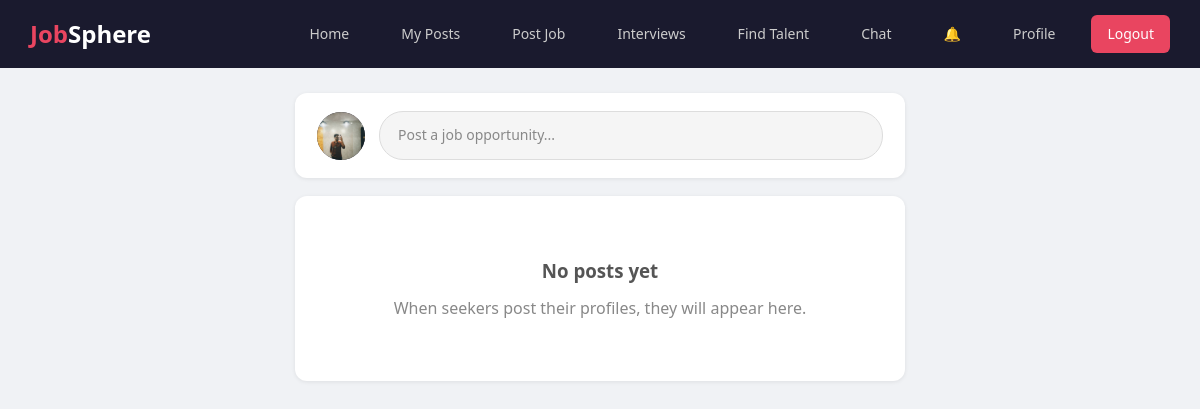
The app's page /recruitments/feed/ (signed in), older data.
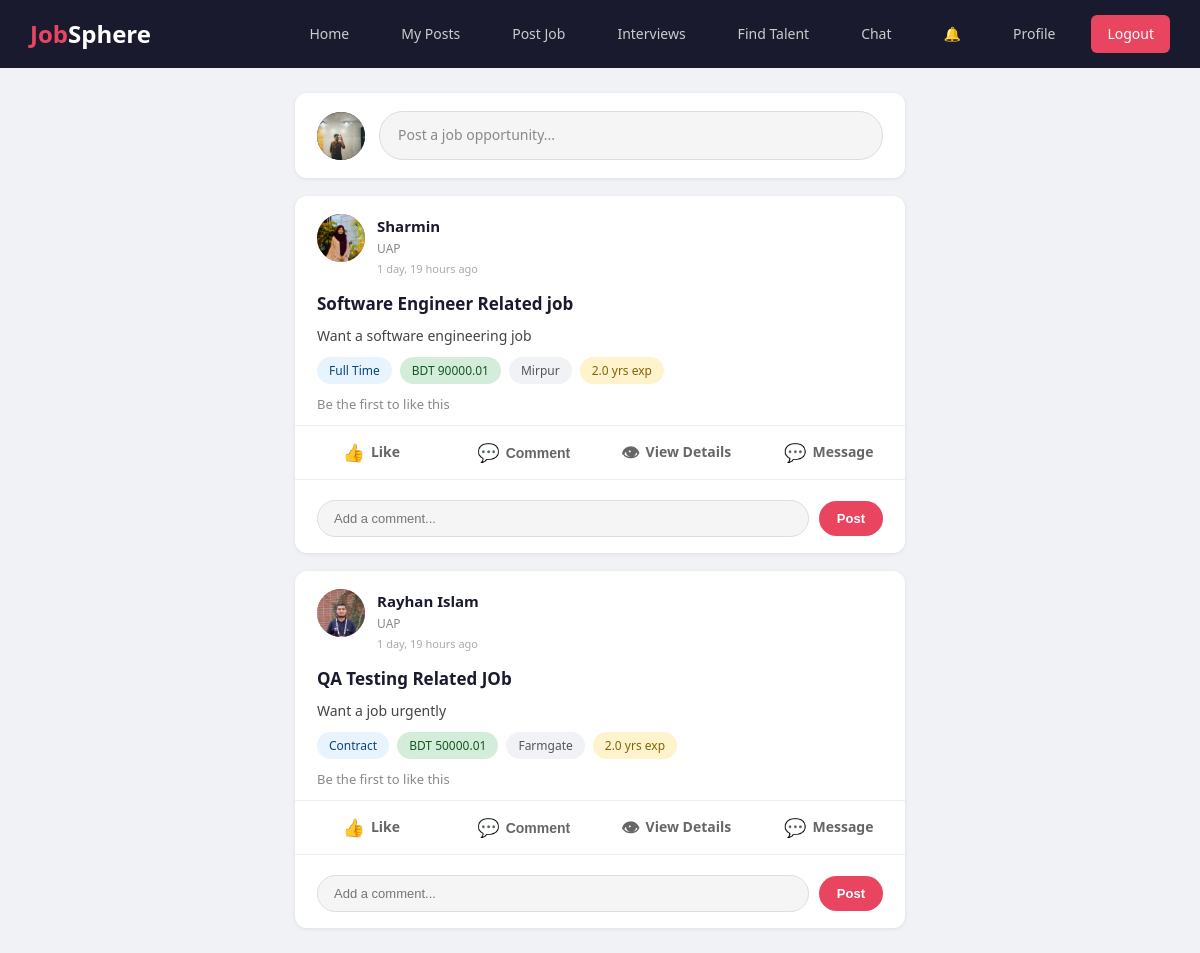
The same page, newer data.
### users/models.py (models this page shows, shortened)
class User(AbstractBaseUser):
    USER_TYPE_CHOICES = [
        ('seeker', 'Job Seeker'),
        ('recruiter', 'Recruiter'),
        ('admin', 'Admin'),
    ]
    email = models.EmailField(unique=True)
    name = models.CharField(max_length=100)
    user_type = models.CharField(max_length=10, choices=USER_TYPE_CHOICES)
    phone_num = models.CharField(max_length=20, blank=True, null=True)
    profile_pic = models.ImageField(upload_to='profile_pics/', blank=True, null=True)
    is_active = models.BooleanField(default=True)
    is_admin = models.BooleanField(default=False)
    is_staff = models.BooleanField(default=False)
    is_superuser = models.BooleanField(default=False)
    objects = UserManager()
    USERNAME_FIELD = 'email'
    REQUIRED_FIELDS = ['name']

class JobSeeker(models.Model):
    user = models.OneToOneField(User, on_delete=models.CASCADE, related_name='seeker_profile')
    bio = models.TextField(blank=True, null=True)
    cgpa = models.FloatField(blank=True, null=True)
    experience_years = models.IntegerField(default=0)
    education = models.CharField(max_length=200, blank=True, null=True)
    career_goals = models.TextField(blank=True, null=True)
    resume = models.FileField(upload_to='resumes/', blank=True, null=True)
    location = models.CharField(max_length=200, blank=True, null=True)
    skills_text = models.TextField(blank=True, null=True)

### recruitments/models.py (models this page shows, shortened)
class JobPost(models.Model):
    POSTER_TYPE_CHOICES = [
        ('recruiter', 'Recruiter'),
        ('seeker', 'Seeker'),
    ]
    JOB_TYPE_CHOICES = [
        ('fullTime', 'Full Time'),
        ('partTime', 'Part Time'),
        ('remote', 'Remote'),
        ('contract', 'Contract'),
    ]
    STATUS_CHOICES = [
        ('active', 'Active'),
        ('closed', 'Closed'),
    ]
    poster = models.ForeignKey(User, on_delete=models.CASCADE, related_name='job_posts')
    poster_type = models.CharField(max_length=10, choices=POSTER_TYPE_CHOICES, default='recruiter')
    title = models.CharField(max_length=200)
    description = models.TextField()
    location = models.CharField(max_length=200, blank=True, null=True)
    job_type = models.CharField(max_length=10, choices=JOB_TYPE_CHOICES, default='fullTime')
    salary = models.DecimalField(max_digits=10, decimal_places=2, blank=True, null=True)
    number_of_available_seats = models.IntegerField(default=1)
    required_experience = models.FloatField(default=0)
    skills_text = models.TextField(blank=True, null=True)
    application_count = models.IntegerField(default=0)
    status = models.CharField(max_length=10, choices=STATUS_CHOICES, default='active')
    created_at = models.DateTimeField(auto_now_add=True)
    deadline = models.DateTimeField(blank=True, null=True)
    image = models.ImageField(upload_to='job_post_images/', blank=True, null=True)
    class Meta:
        ordering = ['-created_at']

### recruitments/views.py (the view)
# urls.py: path('feed/', views.feed_view, name='feed'),
def feed_view(request):
    if not request.user.is_authenticated:
        return redirect('login')
    from .models import PostLike, PostComment
    if request.user.user_type == 'seeker':
        posts = JobPost.objects.filter(status='active', poster_type='recruiter')
    elif request.user.user_type == 'recruiter':
        posts = JobPost.objects.filter(status='active', poster_type='seeker')
    else:
        posts = JobPost.objects.none()
    feed_data = []
    for post in posts:
        like_count = PostLike.objects.filter(job_post=post).count()
        user_liked = PostLike.objects.filter(job_post=post, user=request.user).exists()
        comments = PostComment.objects.filter(job_post=post).select_related('user')[:5]
        comment_count = PostComment.objects.filter(job_post=post).count()
        poster_pic = None
        poster_company = ''
        poster_designation = ''
        if post.poster.profile_pic:
            poster_pic = post.poster.profile_pic.url
        if post.poster_type == 'recruiter':
            try:
                rec = Recruiter.objects.get(user=post.poster)
                if rec.company:
                    poster_company = rec.company.name
                poster_designation = rec.designation or ''
            except Recruiter.DoesNotExist:
                pass
        else:
            try:
                seeker_profile = JobSeeker.objects.get(user=post.poster)
                poster_designation = seeker_profile.education or ''
            except JobSeeker.DoesNotExist:
                pass
        feed_data.append({
            'post': post,
            'like_count': like_count,
            'user_liked': user_liked,
            'comments': comments,
            'comment_count': comment_count,
            'poster_pic': poster_pic,
            'poster_company': poster_company,
            'poster_designation': poster_designation,
        })
    return render(request, 'recruitments/feed.html', {
        'feed_data': feed_data,
    })

### updates/context_processors.py (called while the page is built)
def unread_notifications(request):
    if request.user.is_authenticated:
        count = Notification.objects.filter(user=request.user, is_read=False).count()
        return {'unread_notif_count': count}
    return {'unread_notif_count': 0}

### templates/recruitments/feed.html (shortened to what this page needs)
{% extends 'base.html' %}
{% block content %}
<div class="feed-container">
    <div class="create-post-card">
        <div class="create-post-avatar">
            {% if user.profile_pic %}
                <img src="{{ user.profile_pic.url }}" alt="You">
            {% else %}
                {{ user.name|first }}
            {% endif %}
        </div>
        {% if user.user_type == 'recruiter' %}
            <a href="{% url 'create_job_post' %}" class="create-post-btn">Post a job opportunity...</a>
        {% else %}
            <a href="{% url 'create_seeker_post' %}" class="create-post-btn">Share your availability...</a>
        {% endif %}
    </div>
    {% if feed_data %}
        {% for item in feed_data %}
        <div class="feed-post">
            <div class="post-header">
                <a href="{% if item.post.poster_type == 'seeker' %}{% url 'seeker_post_detail' item.post.id %}{% else %}{% url 'job_detail' item.post.id %}{% endif %}" class="post-avatar" style="text-decoration: none;">
                    {% if item.poster_pic %}
                        <img src="{{ item.poster_pic }}" alt="Avatar">
                    {% else %}
                        {{ item.post.poster.name|first }}
                    {% endif %}
                </a>
                <div class="post-author-info">
                    <div class="post-author-name">
                        <a href="{% if item.post.poster_type == 'seeker' %}{% url 'seeker_post_detail' item.post.id %}{% else %}{% url 'job_detail' item.post.id %}{% endif %}">{{ item.post.poster.name }}</a>
                    </div>
                    <div class="post-author-headline">
                        {% if item.poster_designation %}{{ item.poster_designation }}{% endif %}
                    </div>
                    <div class="post-time">{{ item.post.created_at|timesince }} ago</div>
                </div>
            </div>
            <div class="post-title">
                <a href="{% url 'job_detail' item.post.id %}">{{ item.post.title }}</a>
            </div>
            <div class="post-content post-content-truncated" id="content-{{ item.post.id }}">{{ item.post.description }}</div>
            <div class="post-tags">
                <span class="post-tag tag-type">{{ item.post.get_job_type_display }}</span>
                {% if item.post.salary %}
                    <span class="post-tag tag-salary">BDT {{ item.post.salary }}</span>
                {% endif %}
                {% if item.post.location %}
                    <span class="post-tag tag-location">{{ item.post.location }}</span>
                {% endif %}
                {% if item.post.required_experience %}
                    <span class="post-tag tag-exp">{{ item.post.required_experience }} yrs exp</span>
                {% endif %}
            </div>
            <div class="post-stats">
                <div class="like-count-display">
                    {% if item.like_count > 0 %}
                        &#128077; {{ item.like_count }} like{{ item.like_count|pluralize }}
                    {% else %}
                        Be the first to like this
                    {% endif %}
                </div>
            </div>
            <div class="post-actions">
                <a href="{% url 'like_post' item.post.id %}?next={% url 'feed' %}" class="action-btn {% if item.user_liked %}liked{% endif %}">
                    <span class="action-btn-icon">{% if item.user_liked %}&#128077;{% else %}&#128077;{% endif %}</span>
                    {% if item.user_liked %}Liked{% else %}Like{% endif %}
                </a>
                <button class="action-btn" onclick="document.getElementById('comment-input-{{ item.post.id }}').focus();">
                    <span class="action-btn-icon">&#128172;</span>
                    Comment
                </button>
                <a href="{% url 'job_detail' item.post.id %}" class="action-btn">
                    <span class="action-btn-icon">&#128065;</span>
                    View Details
                </a>
                {% if item.post.poster != user %}
                <a href="{% url 'start_direct_message' item.post.poster.id %}" class="action-btn">
                    <span class="action-btn-icon">&#128172;</span>
                    Message
                </a>
                {% endif %}
            </div>
            <div class="comments-section">
                <form method="POST" action="{% url 'comment_post' item.post.id %}" class="comment-input-row">
                    <input type="text" name="comment_content" id="comment-input-{{ item.post.id }}" class="comment-input" placeholder="Add a comment..." autocomplete="off" required>
                    <button type="submit" class="btn-comment-submit">Post</button>
                </form>
            </div>
        </div>
        {% endfor %}
    {% else %}
        <div class="empty-state">
            <h3>No posts yet</h3>
            <p>
                {% if user.user_type == 'seeker' %}
                    When recruiters post jobs, they will appear here.
                {% else %}
                    When seekers post their profiles, they will appear here.
                {% endif %}
            </p>
        </div>
    {% endif %}
</div>
{% endblock %}

### templates/base.html (shortened to what this page needs)
<!DOCTYPE html>
<html lang="en">
<head>
</head>
<body>
    <nav class="navbar">
        <a href="/" class="navbar-brand">Job<span>Sphere</span></a>
        <div class="navbar-links">
            {% if user.is_authenticated %}
                {% if user.user_type == 'seeker' %}
                    <a href="{% url 'feed' %}">Home</a>
                    <a href="{% url 'job_list' %}">Browse Jobs</a>
                    <a href="{% url 'my_applications' %}">My Applications</a>
                    <a href="{% url 'my_interviews' %}">Interviews</a>
                    <a href="{% url 'my_seeker_posts' %}">My Posts</a>
                    <a href="{% url 'chat_rooms_list' %}">Chat</a>
                    <a href="{% url 'notifications_list' %}" class="notif-link">
                        &#128276;
                        {% if unread_notif_count > 0 %}
                            <span class="notif-badge">{{ unread_notif_count }}</span>
                        {% endif %}
                    </a>
                    <a href="{% url 'seeker_profile' %}">Profile</a>
                {% elif user.user_type == 'recruiter' %}
                    <a href="{% url 'feed' %}">Home</a>
                    <a href="{% url 'my_job_posts' %}">My Posts</a>
                    <a href="{% url 'create_job_post' %}">Post Job</a>
                    <a href="{% url 'interview_list' %}">Interviews</a>
                    <a href="{% url 'seeker_posts_browser' %}">Find Talent</a>
                    <a href="{% url 'chat_rooms_list' %}">Chat</a>
                    <a href="{% url 'notifications_list' %}" class="notif-link">
                        &#128276;
                    </a>
                    <a href="{% url 'recruiter_profile' %}">Profile</a>
                {% endif %}
                <a href="{% url 'logout' %}" class="btn-logout">Logout</a>
            {% else %}
                <a href="{% url 'login' %}">Login</a>
                <a href="{% url 'register' %}">Register</a>
            {% endif %}
        </div>
    </nav>
    {% block content %}{% endblock %}
</body>
</html>

Row changes from the older to the newer data that the page shows:
added JobPost: shows a picture, post.poster.name "Sharmin", poster_designation "UAP", post.created_at "1 day, 19 hours", post "Software Engineer Related job", post.description "Want a software engineering job", post.job_type "Full Time", post.salary "90000.01", post.location "Mirpur", post.required_experience "2.0", shows "Message"
added JobPost: shows a picture, post.poster.name "Rayhan Islam", poster_designation "UAP", post.created_at "1 day, 19 hours", post "QA Testing Related JOb", post.description "Want a job urgently", post.job_type "Contract", post.salary "50000.01", post.location "Farmgate", post.required_experience "2.0", shows "Message"
Text that changed along with them:
text no longer shown: "No posts yet When seekers post their profiles, they will appear here."
